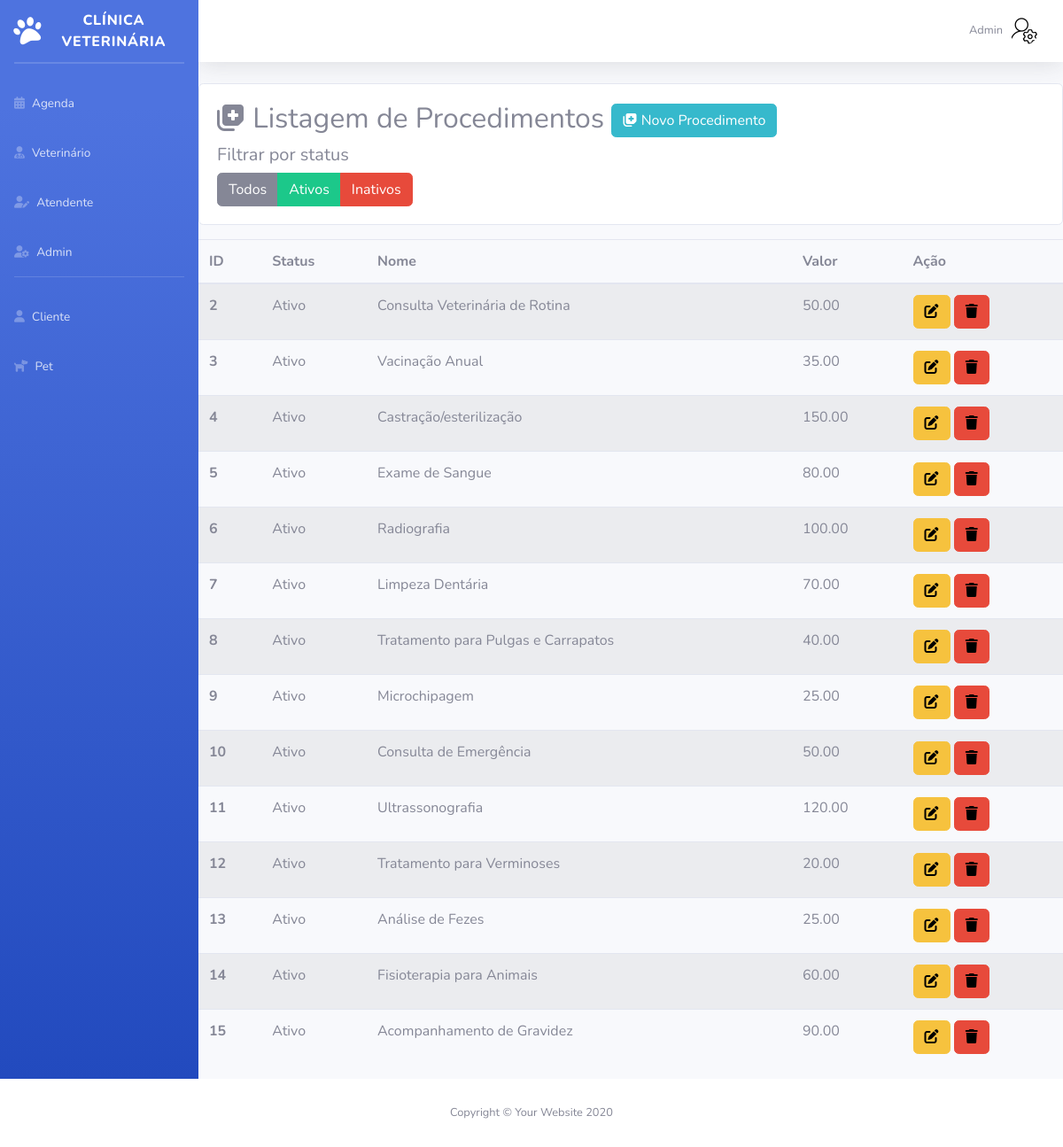
The app's page /Sistema/Admin/listagemProcedimento.php (signed in) with its own data.
### tables this page shows
CREATE TABLE `procedimento` (
  `id` int(11) NOT NULL,
  `statusProcedimento` varchar(10) NOT NULL,
  `nome` varchar(100) NOT NULL,
  `valor` double(11,2) NOT NULL
);

### Sistema/Admin/listagemProcedimento.php (the view, shortened to what this page needs)
<?php
require_once("conexao.php");
$sql = "select * from procedimento";
$resultado = mysqli_query($conexao, $sql);
?>
<!DOCTYPE html>
<html lang="pt-br">
<head>
    <link href="vendor/fontawesome-free/css/all.min.css" rel="stylesheet" type="text/css">
    <link href="css/sb-admin-2.min.css" rel="stylesheet">
</head>
<body id="page-top">
    <div id="wrapper">
        <?php require_once("sidebarAdmin.php"); ?>
        <div id="content-wrapper" class="d-flex flex-column">
            <div id="content">
                <?php require_once("topbarAdmin.php"); ?>
                    <div class="card mt-3 mb-3">
                        <div class="card-body">
                            <h2><i class="fa-solid fa-notes-medical"></i> Listagem de Procedimentos
                            <a href="cadastroProcedimento.php" class="btn btn-info btn-sn"><i class="fa-solid fa-notes-medical"></i> Novo Procedimento</a>
                            </h2>
                            <form method="post">
                            <h5>Filtrar por status </h5>
                                <div class="btn-group" role="group">
                                    <button type="submit" class="btn btn-secondary" name="filtro" value="">Todos</button>
                                    <button type="submit" class="btn btn-success" name="filtro" value="Ativo">Ativos</button>
                                    <button type="submit" class="btn btn-danger" name="filtro" value="Inativo">Inativos</button>
                                </div>
                            </form>
                        </div>
                        </div>
                    <table class="table table-striped table-hover">
                        <thead>
                            <tr>
                                <th scope="col">ID</th>
                                <th scope="col">Status</th>
                                <th scope="col">Nome</th>
                                <th scope="col">Valor</th>
                                <th scope="col">Ação</th>
                            </tr>
                        </thead>
                        <tbody>
                            <?php while ($linha = mysqli_fetch_array($resultado)) { ?>
                                <tr>
                                    <th scope="row">
                                        <?= $linha['id'] ?>
                                    </th>
                                    <td>
                                        <?= $linha['statusProcedimento'] ?>
                                    </td>
                                    <td>
                                        <?= $linha['nome'] ?>
                                    </td>
                                    <td>
                                        <?= $linha['valor'] ?>
                                    </td>
                                    <td>
                                        <a href="editarProcedimento.php?id=<?= $linha['id'] ?>" class="btn btn-warning"><i
                                                class="fa-solid fa-pen-to-square" style="color: #000000;"></i></a>
                                        <a href="listagemProcedimento.php?id=<?= $linha['id'] ?>" class="btn btn-danger"
                                            onclick="return confirm('Confirma exclusão?')"><i class="fa-solid fa-trash"
                                                style="color: #000000;"></i></a>
                                    </td>
                                </tr>
                            <?php } ?>
                            </table>
                </div>
                <?php require_once("footer.php"); ?>
</body>
</html>

### records on screen
procedimento: id "2", statusProcedimento "Ativo", nome "Consulta Veterinária de Rotina", valor "50.00"
procedimento: id "3", statusProcedimento "Ativo", nome "Vacinação Anual", valor "35.00"
procedimento: id "4", statusProcedimento "Ativo", nome "Castração/esterilização", valor "150.00"
procedimento: id "5", statusProcedimento "Ativo", nome "Exame de Sangue", valor "80.00"
procedimento: id "6", statusProcedimento "Ativo", nome "Radiografia", valor "100.00"
procedimento: id "7", statusProcedimento "Ativo", nome "Limpeza Dentária", valor "70.00"
procedimento: id "8", statusProcedimento "Ativo", nome "Tratamento para Pulgas e Carrapatos", valor "40.00"
procedimento: id "9", statusProcedimento "Ativo", nome "Microchipagem", valor "25.00"
procedimento: id "10", statusProcedimento "Ativo", nome "Consulta de Emergência", valor "50.00"
procedimento: id "11", statusProcedimento "Ativo", nome "Ultrassonografia", valor "120.00"
procedimento: id "12", statusProcedimento "Ativo", nome "Tratamento para Verminoses", valor "20.00"
procedimento: id "13", statusProcedimento "Ativo", nome "Análise de Fezes", valor "25.00"
procedimento: id "14", statusProcedimento "Ativo", nome "Fisioterapia para Animais", valor "60.00"
procedimento: id "15", statusProcedimento "Ativo", nome "Acompanhamento de Gravidez", valor "90.00"
